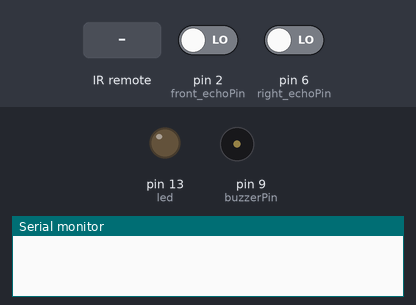
Bench run of a sketch on a simulated Arduino Uno, built with avr-gcc and run on an emulated ATmega328P. Parts: output pins drawn as LEDs (lit = HIGH), buzzer (waves = sounding, pin HIGH), the last lines printed to the serial monitor. The inputs (shaded band) are chosen by the test bench; at power-on: pin 2 (front_echoPin) LOW, pin 6 (right_echoPin) LOW. Pins used as bus, display or sensor lines are not drawn.

Above: at 1.2 s.
1.3 s: infrared code 0xFFFFFFFF received
At 1.9 s:
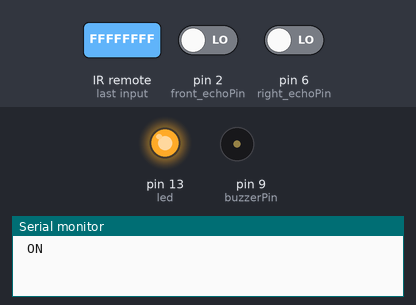
Timing chart, 0 to 4.3 s (numbered marks = the images above; inputs shaded):
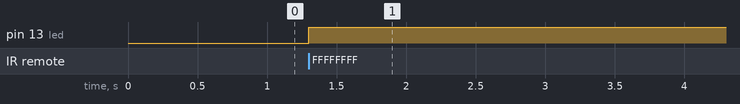

The sketch:

Garagetronic.ino
```cpp
#include "IRremote.h"
//#include <NewTone.h>

// defines pins numbers
const int buzzerPin = 9;

const int receiver = 8;
const int led = 13;

const int front_trigPin = 3;
const int front_echoPin = 2;

const int left_trigPin = 5;
const int left_echoPin = 4;

const int right_trigPin = 7;
const int right_echoPin = 6;

const int minDistance = 3;
const int midDistance = 12;
const int maxDistance = 15;

int isOn = 0;

IRrecv ir_receiver(receiver);
decode_results results;

// defines variables
long front_duration;
long left_duration;
long right_duration;

int front_distance = 0;
int left_distance = 0;
int right_distance = 0;
int distance = 0;

void setup() {
  pinMode(front_trigPin, OUTPUT); // Sets the trigPin as an Output
  pinMode(front_echoPin, INPUT); // Sets the echoPin as an Input

  pinMode(left_trigPin, OUTPUT); // Sets the trigPin as an Output
  pinMode(left_echoPin, INPUT); // Sets the echoPin as an Input

  pinMode(right_trigPin, OUTPUT); // Sets the trigPin as an Output
  pinMode(right_echoPin, INPUT); // Sets the echoPin as an Input

  pinMode(buzzerPin, OUTPUT);
  Serial.begin(9600); // Starts the serial communication

  ir_receiver.enableIRIn();
  pinMode(led, OUTPUT);
}

void loop() {
  if (isOn == 1)
  {
    if ((distance > 0) && (distance <= minDistance))
    {
      digitalWrite(buzzerPin, HIGH);   // turn the BUZZER on (HIGH is the voltage level)
    }
    else if ((distance > minDistance) && (distance <= midDistance))
    {
      digitalWrite(buzzerPin, HIGH);   // turn the BUZZER on (HIGH is the voltage level)
      delay(30*(distance-minDistance));
      digitalWrite(buzzerPin, LOW);    // turn the BUZZER off (LOW is the voltage level)
      delay(30*(distance-minDistance));// wait for a set time
    }
    else if ((distance > midDistance) && (distance <= maxDistance))
    {
      digitalWrite(buzzerPin, HIGH);   // turn the BUZZER on (HIGH is the voltage level)
      delay(300);
      digitalWrite(buzzerPin, LOW);    // turn the BUZZER off (LOW is the voltage level)
      delay(300);
    }
    else if (distance > maxDistance)
    {
      digitalWrite(buzzerPin, LOW);
    }

    digitalWrite(front_trigPin, HIGH);
    delay(10);
    digitalWrite(front_trigPin, LOW);
    front_duration = pulseIn(front_echoPin, HIGH);
    front_distance = front_duration / 58;

    distance = front_distance;

    digitalWrite(right_trigPin, HIGH);
    delay(10);
    digitalWrite(right_trigPin, LOW);
    right_duration = pulseIn(right_echoPin, HIGH);
    right_distance = right_duration / 58;

    /*digitalWrite(left_trigPin, HIGH);
    delay(10);
    digitalWrite(left_trigPin, LOW);
    left_duration = pulseIn(left_echoPin, HIGH);
    left_distance = left_duration / 58;*/
    if(right_distance <= 8)
    {
      left_distance = 8 - right_distance; // the distance between the sensors is 18cm and the car width is 10cm
    }
    else
    {
      left_distance = right_distance;
    }

    delay(10);
    Serial.print("Left distance: ");
    Serial.print(left_distance);
    Serial.print("cm | ");
    Serial.print("Front distance: ");
    Serial.print(front_distance);
    Serial.print("cm | ");
    Serial.print("Right distance: ");
    Serial.print(right_distance);
    Serial.println("cm");
  }
  else
  {
    digitalWrite(buzzerPin, LOW);
  }

  if (ir_receiver.decode(&results))
  {
    //Serial.println(results.value, HEX);
    translateIR();
    ir_receiver.resume();
    delay(200);
  }
}

void translateIR()

{
  switch(results.value){
  case 0xFFFFFFFF:
    if (isOn==0){

      Serial.println(" ON");
      digitalWrite(led, HIGH);
      isOn = 1;
      break;
    }
    else if (isOn==1){

      Serial.println(" OFF");
      digitalWrite(led, LOW);
      isOn = 0;
      break;
    }
  /*default:
    Serial.println(" other button");*/
  }
}
```

IR.cpp
```cpp
#include "IR.h"

IR::IR(const int pin) : m_pin(pin), m_receiver(pin)
{
}

void IR::init()
{
  m_receiver.enableIRIn(); // Start the receiver
}

long int IR::detect()
{
  if (m_receiver.decode(&results))
  {
    m_receiver.resume();
    return results.value;
  }
  else{
    return 0;
    }

}
```

IR.h
```cpp
#ifndef _IR_H_
#define _IR_H_

#include "IRremote.h"

/* Receive and decode IR signals
*
*  This library is an envelop to Chris Young's library
*  which is available at https://github.com/cyborg5
*
*  Checkout Adafruit's great guide at
*  https://learn.adafruit.com/using-an-infrared-library
*
*
*/

class IR : public decode_results
{
    public:
        IR(const int pin);

        // wait for IR signal. If a signal was correctly decoded return its value, otherwise return 0
        // this function blocks until some signal is received
        long int detect();
        void init();

        void Resume();

    private:

        // Receiver object
        IRrecv   m_receiver;

        // Decoder object
        decode_results results;

        // pin connected to sensor
        const int m_pin;

};

#endif
```

ir_Aiwa.cpp
```cpp
#include "IRremote.h"
#include "IRremoteInt.h"

//==============================================================================
//                         AAA   IIIII  W   W   AAA
//                        A   A    I    W   W  A   A
//                        AAAAA    I    W W W  AAAAA
//                        A   A    I    W W W  A   A
//                        A   A  IIIII   WWW   A   A
//==============================================================================

// Based off the RC-T501 RCU
// Lirc file http://lirc.sourceforge.net/remotes/aiwa/RC-T501

#define AIWA_RC_T501_HZ            38
#define AIWA_RC_T501_BITS          15
#define AIWA_RC_T501_PRE_BITS      26
#define AIWA_RC_T501_POST_BITS      1
#define AIWA_RC_T501_SUM_BITS    (AIWA_RC_T501_PRE_BITS + AIWA_RC_T501_BITS + AIWA_RC_T501_POST_BITS)
#define AIWA_RC_T501_HDR_MARK    8800
#define AIWA_RC_T501_HDR_SPACE   4500
#define AIWA_RC_T501_BIT_MARK     500
#define AIWA_RC_T501_ONE_SPACE    600
#define AIWA_RC_T501_ZERO_SPACE  1700

//+=============================================================================
#if SEND_AIWA_RC_T501
void  IRsend::sendAiwaRCT501 (int code)
{
	unsigned long  pre = 0x0227EEC0;  // 26-bits

	// Set IR carrier frequency
	enableIROut(AIWA_RC_T501_HZ);

	// Header
	mark(AIWA_RC_T501_HDR_MARK);
	space(AIWA_RC_T501_HDR_SPACE);

	// Send "pre" data
	for (unsigned long  mask = 1UL << (26 - 1);  mask;  mask >>= 1) {
		mark(AIWA_RC_T501_BIT_MARK);
		if (pre & mask)  space(AIWA_RC_T501_ONE_SPACE) ;
		else             space(AIWA_RC_T501_ZERO_SPACE) ;
	}

//-v- THIS CODE LOOKS LIKE IT MIGHT BE WRONG - CHECK!
//    it only send 15bits and ignores the top bit
//    then uses TOPBIT which is 0x80000000 to check the bit code
//    I suspect TOPBIT should be changed to 0x00008000

	// Skip first code bit
	code <<= 1;
	// Send code
	for (int  i = 0;  i < 15;  i++) {
		mark(AIWA_RC_T501_BIT_MARK);
		if (code & 0x80000000)  space(AIWA_RC_T501_ONE_SPACE) ;
		else                    space(AIWA_RC_T501_ZERO_SPACE) ;
		code <<= 1;
	}

//-^- THIS CODE LOOKS LIKE IT MIGHT BE WRONG - CHECK!

	// POST-DATA, 1 bit, 0x0
	mark(AIWA_RC_T501_BIT_MARK);
	space(AIWA_RC_T501_ZERO_SPACE);

	mark(AIWA_RC_T501_BIT_MARK);
	space(0);
}
#endif

//+=============================================================================
#if DECODE_AIWA_RC_T501
bool  IRrecv::decodeAiwaRCT501 (decode_results *results)
{
	int  data   = 0;
	int  offset = 1;

	// Check SIZE
	if (irparams.rawlen < 2 * (AIWA_RC_T501_SUM_BITS) + 4)  return false ;

	// Check HDR Mark/Space
	if (!MATCH_MARK (results->rawbuf[offset++], AIWA_RC_T501_HDR_MARK ))  return false ;
	if (!MATCH_SPACE(results->rawbuf[offset++], AIWA_RC_T501_HDR_SPACE))  return false ;

	offset += 26;  // skip pre-data - optional
	while(offset < irparams.rawlen - 4) {
		if (MATCH_MARK(results->rawbuf[offset], AIWA_RC_T501_BIT_MARK))  offset++ ;
		else                                                             return false ;

		// ONE & ZERO
		if      (MATCH_SPACE(results->rawbuf[offset], AIWA_RC_T501_ONE_SPACE))   data = (data << 1) | 1 ;
		else if (MATCH_SPACE(results->rawbuf[offset], AIWA_RC_T501_ZERO_SPACE))  data = (data << 1) | 0 ;
		else                                                                     break ;  // End of one & zero detected
		offset++;
	}

	results->bits = (offset - 1) / 2;
	if (results->bits < 42)  return false ;

	results->value       = data;
	results->decode_type = AIWA_RC_T501;
	return true;
}
#endif
```

ir_Denon.cpp
```cpp
#include "IRremote.h"
#include "IRremoteInt.h"

// Reverse Engineered by looking at RAW dumps generated by IRremote

// I have since discovered that Denon publish all their IR codes:
//  https://www.google.co.uk/search?q=DENON+MASTER+IR+Hex+Command+Sheet
//  -> http://assets.denon.com/documentmaster/us/denon%20master%20ir%20hex.xls

// Having looked at the official Denon Pronto sheet and reverse engineered
// the timing values from it, it is obvious that Denon have a range of
// different timings and protocols ...the values here work for my AVR-3801 Amp!

//==============================================================================
//                    DDDD   EEEEE  N   N   OOO   N   N
//                     D  D  E      NN  N  O   O  NN  N
//                     D  D  EEE    N N N  O   O  N N N
//                     D  D  E      N  NN  O   O  N  NN
//                    DDDD   EEEEE  N   N   OOO   N   N
//==============================================================================

#define BITS          14  // The number of bits in the command

#define HDR_MARK     300  // The length of the Header:Mark
#define HDR_SPACE    750  // The lenght of the Header:Space

#define BIT_MARK     300  // The length of a Bit:Mark
#define ONE_SPACE   1800  // The length of a Bit:Space for 1's
#define ZERO_SPACE   750  // The length of a Bit:Space for 0's

//+=============================================================================
//
#if SEND_DENON
void  IRsend::sendDenon (unsigned long data,  int nbits)
{
	// Set IR carrier frequency
	enableIROut(38);

	// Header
	mark (HDR_MARK);
	space(HDR_SPACE);

	// Data
	for (unsigned long  mask = 1UL << (nbits - 1);  mask;  mask >>= 1) {
		if (data & mask) {
			mark (BIT_MARK);
			space(ONE_SPACE);
		} else {
			mark (BIT_MARK);
			space(ZERO_SPACE);
		}
	}

	// Footer
	mark(BIT_MARK);
    space(0);  // Always end with the LED off
}
#endif

//+=============================================================================
//
#if DECODE_DENON
bool  IRrecv::decodeDenon (decode_results *results)
{
	unsigned long  data   = 0;  // Somewhere to build our code
	int            offset = 1;  // Skip the Gap reading

	// Check we have the right amount of data
	if (irparams.rawlen != 1 + 2 + (2 * BITS) + 1)  return false ;

	// Check initial Mark+Space match
	if (!MATCH_MARK (results->rawbuf[offset++], HDR_MARK ))  return false ;
	if (!MATCH_SPACE(results->rawbuf[offset++], HDR_SPACE))  return false ;

	// Read the bits in
	for (int i = 0;  i < BITS;  i++) {
		// Each bit looks like: MARK + SPACE_1 -> 1
		//                 or : MARK + SPACE_0 -> 0
		if (!MATCH_MARK(results->rawbuf[offset++], BIT_MARK))  return false ;

		// IR data is big-endian, so we shuffle it in from the right:
		if      (MATCH_SPACE(results->rawbuf[offset], ONE_SPACE))   data = (data << 1) | 1 ;
		else if (MATCH_SPACE(results->rawbuf[offset], ZERO_SPACE))  data = (data << 1) | 0 ;
		else                                                        return false ;
		offset++;
	}

	// Success
	results->bits        = BITS;
	results->value       = data;
	results->decode_type = DENON;
	return true;
}
#endif
```

ir_Dish.cpp
```cpp
#include "IRremote.h"
#include "IRremoteInt.h"

//==============================================================================
//                       DDDD   IIIII   SSSS  H   H
//                        D  D    I    S      H   H
//                        D  D    I     SSS   HHHHH
//                        D  D    I        S  H   H
//                       DDDD   IIIII  SSSS   H   H
//==============================================================================

// Sharp and DISH support by Todd Treece ( http://unionbridge.org/design/ircommand )
//
// The sned function needs to be repeated 4 times
//
// Only send the last for characters of the hex.
// I.E.  Use 0x1C10 instead of 0x0000000000001C10 as listed in the LIRC file.
//
// Here is the LIRC file I found that seems to match the remote codes from the
// oscilloscope:
//   DISH NETWORK (echostar 301):
//   http://lirc.sourceforge.net/remotes/echostar/301_501_3100_5100_58xx_59xx

#define DISH_BITS          16
#define DISH_HDR_MARK     400
#define DISH_HDR_SPACE   6100
#define DISH_BIT_MARK     400
#define DISH_ONE_SPACE   1700
#define DISH_ZERO_SPACE  2800
#define DISH_RPT_SPACE   6200

//+=============================================================================
#if SEND_DISH
void  IRsend::sendDISH (unsigned long data,  int nbits)
{
	// Set IR carrier frequency
	enableIROut(56);

	mark(DISH_HDR_MARK);
	space(DISH_HDR_SPACE);

	for (unsigned long  mask = 1UL << (nbits - 1);  mask;  mask >>= 1) {
		if (data & mask) {
			mark(DISH_BIT_MARK);
			space(DISH_ONE_SPACE);
		} else {
			mark(DISH_BIT_MARK);
			space(DISH_ZERO_SPACE);
		}
	}
	mark(DISH_HDR_MARK); //added 26th March 2016, by AnalysIR ( https://www.AnalysIR.com )
}
#endif
```

ir_JVC.cpp
```cpp
#include "IRremote.h"
#include "IRremoteInt.h"

//==============================================================================
//                             JJJJJ  V   V   CCCC
//                               J    V   V  C
//                               J     V V   C
//                             J J     V V   C
//                              J       V     CCCC
//==============================================================================

#define JVC_BITS           16
#define JVC_HDR_MARK     8000
#define JVC_HDR_SPACE    4000
#define JVC_BIT_MARK      600
#define JVC_ONE_SPACE    1600
#define JVC_ZERO_SPACE    550
#define JVC_RPT_LENGTH  60000

//+=============================================================================
// JVC does NOT repeat by sending a separate code (like NEC does).
// The JVC protocol repeats by skipping the header.
// To send a JVC repeat signal, send the original code value
//   and set 'repeat' to true
//
#if SEND_JVC
void  IRsend::sendJVC (unsigned long data,  int nbits,  bool repeat)
{
	// Set IR carrier frequency
	enableIROut(38);

	// Only send the Header if this is NOT a repeat command
	if (!repeat){
		mark(JVC_HDR_MARK);
		space(JVC_HDR_SPACE);
	}

	// Data
	for (unsigned long  mask = 1UL << (nbits - 1);  mask;  mask >>= 1) {
		if (data & mask) {
			mark(JVC_BIT_MARK);
			space(JVC_ONE_SPACE);
		} else {
			mark(JVC_BIT_MARK);
			space(JVC_ZERO_SPACE);
		}
	}

	// Footer
    mark(JVC_BIT_MARK);
    space(0);  // Always end with the LED off
}
#endif

//+=============================================================================
#if DECODE_JVC
bool  IRrecv::decodeJVC (decode_results *results)
{
	long  data   = 0;
	int   offset = 1; // Skip first space

	// Check for repeat
	if (  (irparams.rawlen - 1 == 33)
	    && MATCH_MARK(results->rawbuf[offset], JVC_BIT_MARK)
	    && MATCH_MARK(results->rawbuf[irparams.rawlen-1], JVC_BIT_MARK)
	   ) {
		results->bits        = 0;
		results->value       = REPEAT;
		results->decode_type = JVC;
		return true;
	}

	// Initial mark
	if (!MATCH_MARK(results->rawbuf[offset++], JVC_HDR_MARK))  return false ;

	if (irparams.rawlen < (2 * JVC_BITS) + 1 )  return false ;

	// Initial space
	if (!MATCH_SPACE(results->rawbuf[offset++], JVC_HDR_SPACE))  return false ;

	for (int i = 0;  i < JVC_BITS;  i++) {
		if (!MATCH_MARK(results->rawbuf[offset++], JVC_BIT_MARK))  return false ;

		if      (MATCH_SPACE(results->rawbuf[offset], JVC_ONE_SPACE))   data = (data << 1) | 1 ;
		else if (MATCH_SPACE(results->rawbuf[offset], JVC_ZERO_SPACE))  data = (data << 1) | 0 ;
		else                                                            return false ;
		offset++;
	}

	// Stop bit
	if (!MATCH_MARK(results->rawbuf[offset], JVC_BIT_MARK))  return false ;

	// Success
	results->bits        = JVC_BITS;
	results->value       = data;
	results->decode_type = JVC;

	return true;
}
#endif
```

Source omitted: irPronto.cpp (15123 bytes), ir_LG.cpp (2393 bytes), ir_Lego_PF.cpp (3801 bytes), ir_Mitsubishi.cpp (3030 bytes), ir_NEC.cpp (2730 bytes), ir_Panasonic.cpp (2696 bytes), ir_RC5_RC6.cpp (5882 bytes), ir_Samsung.cpp (2740 bytes), ir_Sanyo.cpp (2622 bytes), ir_Sharp.cpp (2281 bytes), ir_Sony.cpp (2724 bytes), ir_Template.cpp (5681 bytes) and 1 more

Measured:
- after the input at 1.3 s, pin 13 (led): LOW → HIGH at once
